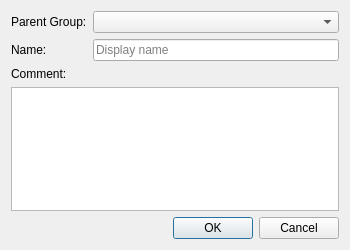
<?xml version="1.0" encoding="UTF-8"?>
<ui version="4.0">
 <class>LocalGroupDialog</class>
 <widget class="QDialog" name="LocalGroupDialog">
  <property name="geometry">
   <rect>
    <x>0</x>
    <y>0</y>
    <width>350</width>
    <height>250</height>
   </rect>
  </property>
  <property name="windowTitle">
   <string>Group</string>
  </property>
  <property name="modal">
   <bool>true</bool>
  </property>
  <layout class="QVBoxLayout" name="verticalLayout">
   <item>
    <layout class="QGridLayout" name="gridLayout">
     <item row="0" column="0">
      <widget class="QLabel" name="label_parent_group">
       <property name="text">
        <string>Parent Group:</string>
       </property>
      </widget>
     </item>
     <item row="0" column="1">
      <widget class="client::GroupComboBox" name="combo_parent_group"/>
     </item>
     <item row="1" column="0">
      <widget class="QLabel" name="label_name">
       <property name="text">
        <string>Name:</string>
       </property>
      </widget>
     </item>
     <item row="1" column="1">
      <widget class="QLineEdit" name="edit_name">
       <property name="placeholderText">
        <string>Display name</string>
       </property>
      </widget>
     </item>
    </layout>
   </item>
   <item>
    <layout class="QVBoxLayout" name="verticalLayout_comment">
     <item>
      <widget class="QLabel" name="label_comment">
       <property name="text">
        <string>Comment:</string>
       </property>
      </widget>
     </item>
     <item>
      <widget class="QPlainTextEdit" name="edit_comment"/>
     </item>
    </layout>
   </item>
   <item>
    <widget class="common::DialogButtonBox" name="button_box">
     <property name="standardButtons">
      <set>QDialogButtonBox::StandardButton::Cancel|QDialogButtonBox::StandardButton::Ok</set>
     </property>
    </widget>
   </item>
  </layout>
 </widget>
 <customwidgets>
  <customwidget>
   <class>common::DialogButtonBox</class>
   <extends>QDialogButtonBox</extends>
   <header>common/ui/dialog_button_box.h</header>
  </customwidget>
  <customwidget>
   <class>client::GroupComboBox</class>
   <extends>QComboBox</extends>
   <header>client/ui/hosts/group_combo_box.h</header>
  </customwidget>
 </customwidgets>
 <resources/>
 <connections/>
</ui>
